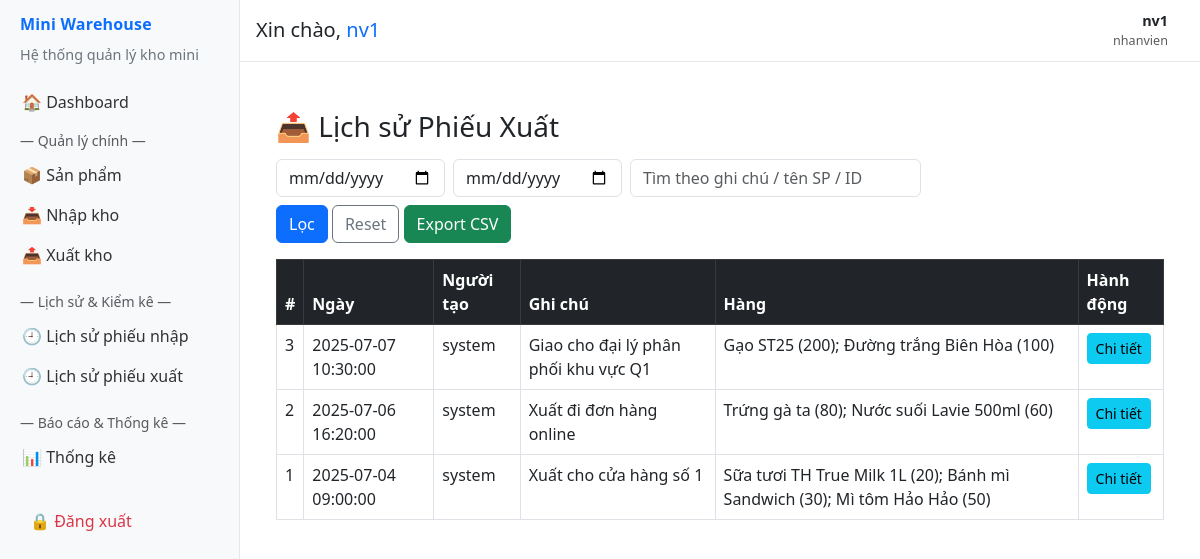
Screenshot of /public/phieu_xuat_list.php (signed in) with the database file from the repository.
### tables this page shows
CREATE TABLE phieu_xuat (
    id INT AUTO_INCREMENT PRIMARY KEY,
    ngay_tao DATETIME DEFAULT CURRENT_TIMESTAMP,
    ghi_chu TEXT
);

### public/phieu_xuat_list.php (the view, shortened to what this page needs)
<?php
require_once __DIR__ . '/../includes/db_connect.php';
require_once __DIR__ . '/../includes/layouts/admin_layout.php';
$from = isset($_GET['from']) && $_GET['from'] !== '' ? $_GET['from'] : null;
$to   = isset($_GET['to']) && $_GET['to'] !== '' ? $_GET['to'] : null;
$q    = isset($_GET['q']) ? trim($_GET['q']) : '';
$dbName = $conn->query("SELECT DATABASE()")->fetch_row()[0];
$colCheckStmt = $conn->prepare("
  SELECT COUNT(*)
  FROM INFORMATION_SCHEMA.COLUMNS
  WHERE TABLE_SCHEMA = ? AND TABLE_NAME = 'phieu_xuat' AND COLUMN_NAME = 'created_by'
");
$colCheckStmt->bind_param("s", $dbName);
$colCheckStmt->execute();
$colExists = $colCheckStmt->get_result()->fetch_row()[0] > 0;
if ($colExists) {
    $selectUser = "COALESCE(u.username,'system') AS created_by_name, ";
    $joinUser = "LEFT JOIN users u ON p.created_by = u.id ";
} else {
    $selectUser = "'system' AS created_by_name, ";
    $joinUser = "";
}
$sql = "SELECT p.id, p.ngay_tao, p.ghi_chu, {$selectUser}
        GROUP_CONCAT(CONCAT(sp.ten_san_pham,' (', ct.so_luong, ')') SEPARATOR '; ') AS items
        FROM phieu_xuat p
        {$joinUser}
        JOIN chi_tiet_phieu_xuat ct ON ct.id_phieu_xuat = p.id
        JOIN san_pham sp ON sp.id = ct.id_san_pham
        WHERE 1=1 ";
$params = [];
$types = '';
$sql .= " GROUP BY p.id ORDER BY p.ngay_tao DESC LIMIT 1000";
if (!empty($params)) {
    $stmt = $conn->prepare($sql);
    $stmt->bind_param($types, ...$params);
    $stmt->execute();
    $res = $stmt->get_result();
} else {
    $res = $conn->query($sql);
}
?>
<div class="container mt-4">
  <h3 class="mb-3">📤 Lịch sử Phiếu Xuất</h3>
  <form class="row g-2 mb-3" method="get">
    <div class="col-auto"><input type="date" name="from" value="<?= htmlspecialchars($from ?? '') ?>" class="form-control"></div>
    <div class="col-auto"><input type="date" name="to"   value="<?= htmlspecialchars($to ?? '') ?>" class="form-control"></div>
    <div class="col-md-4"><input type="text" name="q" class="form-control" placeholder="Tìm theo ghi chú / tên SP / ID" value="<?= htmlspecialchars($q) ?>"></div>
    <div class="col-auto">
      <button class="btn btn-primary">Lọc</button>
      <a class="btn btn-outline-secondary" href="phieu_xuat_list.php">Reset</a>
      <a class="btn btn-success" href="<?= 'phieu_xuat_list.php?from=' . urlencode($from ?? '') . '&to=' . urlencode($to ?? '') . '&q=' . urlencode($q) . '&export=csv' ?>">Export CSV</a>
    </div>
  </form>
  <div class="table-responsive">
    <table class="table table-bordered">
      <thead class="table-dark"><tr><th>#</th><th>Ngày</th><th>Người tạo</th><th>Ghi chú</th><th>Hàng</th><th>Hành động</th></tr></thead>
      <tbody>
      <?php if (!$res || $res->num_rows === 0): ?>
        <tr><td colspan="6" class="text-center">Không có phiếu nào.</td></tr>
      <?php else: while ($r = $res->fetch_assoc()): ?>
        <tr>
          <td><?= $r['id'] ?></td>
          <td><?= $r['ngay_tao'] ?></td>
          <td><?= htmlspecialchars($r['created_by_name']) ?></td>
          <td><?= htmlspecialchars($r['ghi_chu']) ?></td>
          <td class="text-start"><?= htmlspecialchars($r['items']) ?></td>
          <td><a href="phieu_xuat_detail.php?id=<?= $r['id'] ?>" class="btn btn-sm btn-info">Chi tiết</a></td>
        </tr>
      <?php endwhile; endif; ?>
      </tbody>
    </table>
  </div>
</div>

### includes/layouts/admin_layout.php (style rules this page uses)
:root { --sidebar-width:240px; }
body { min-height:100vh; display:flex; font-family: system-ui, -apple-system, "Segoe UI", Roboto, "Helvetica Neue", Arial; }

### rows the page displays
phieu_xuat: id "3", ngay_tao "2025-07-07 10:30:00", created_by_name "system", ghi_chu "Giao cho đại lý phân phối khu vực Q1", items "Gạo ST25 (200); Đường trắng Biên Hòa (100)"
phieu_xuat: id "2", ngay_tao "2025-07-06 16:20:00", created_by_name "system", ghi_chu "Xuất đi đơn hàng online", items "Trứng gà ta (80); Nước suối Lavie 500ml (60)"
phieu_xuat: id "1", ngay_tao "2025-07-04 09:00:00", created_by_name "system", ghi_chu "Xuất cho cửa hàng số 1", items "Sữa tươi TH True Milk 1L (20); Bánh mì Sandwich (30); Mì tôm Hảo Hảo (50)"

### other values shown
$username "nv1"
$role "nhanvien"
